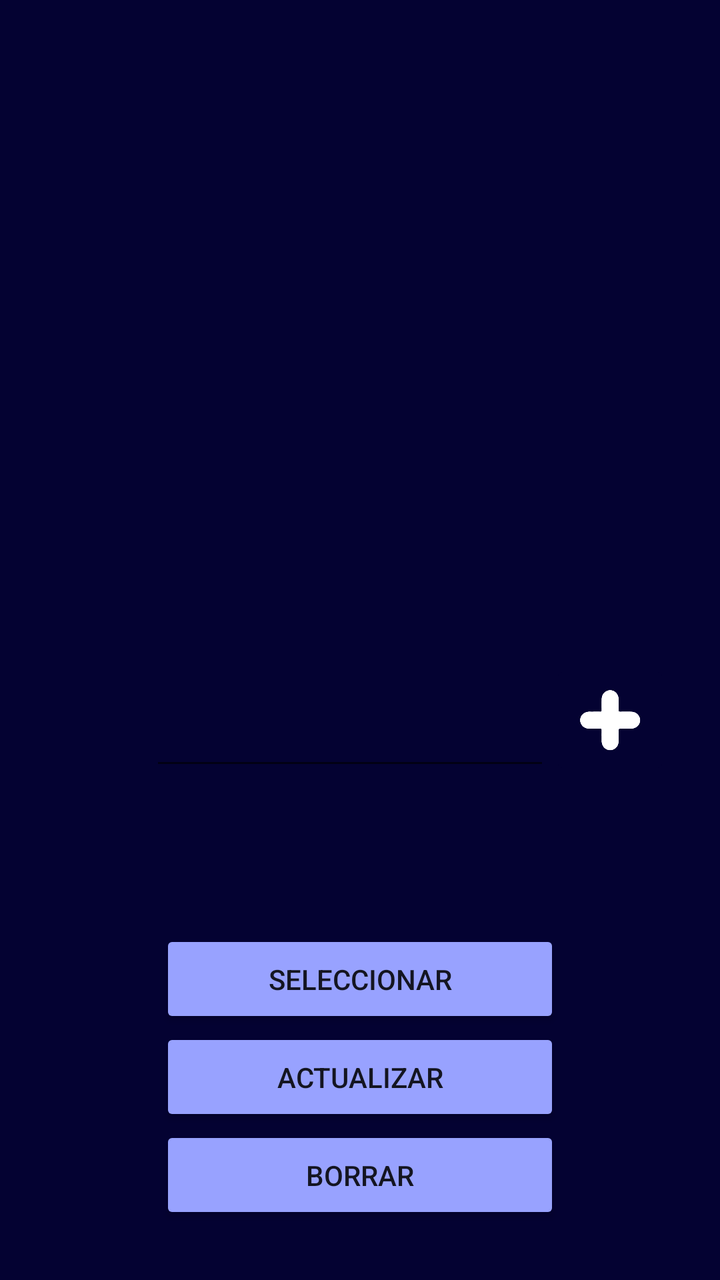
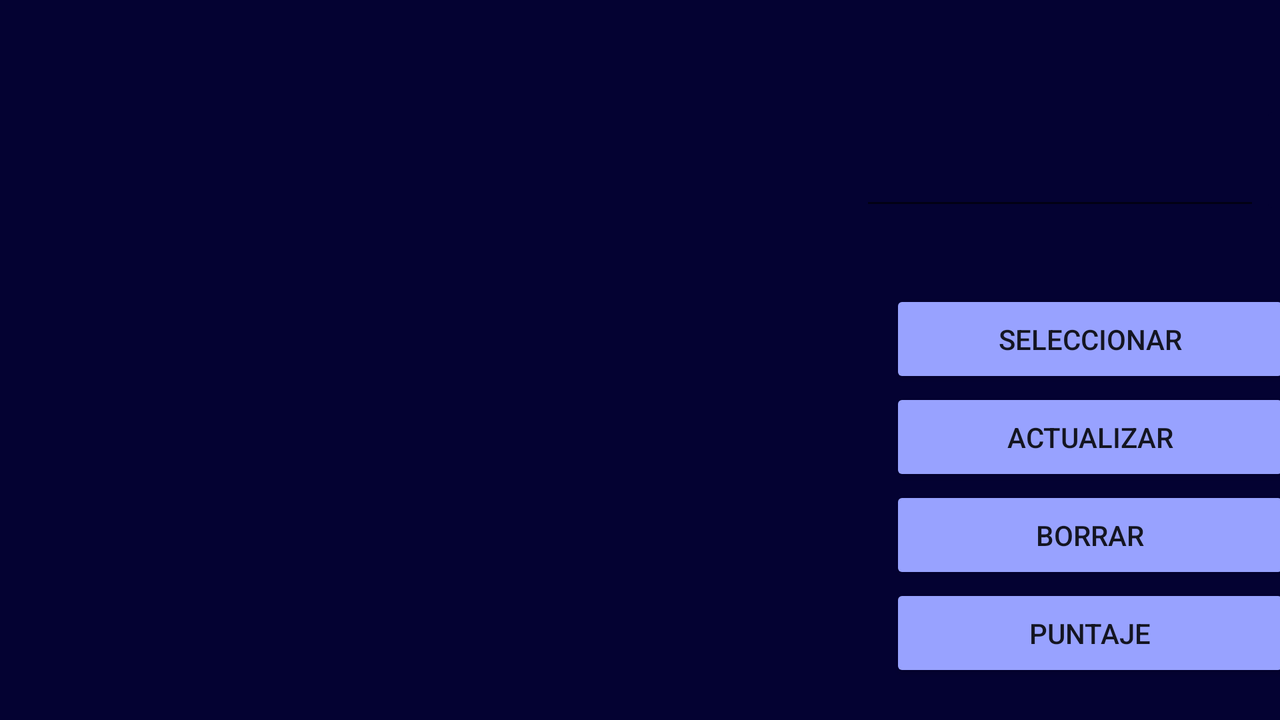

Two renders of one Android screen. The first uses the default layout on a phone; the second uses the alternative layout the repository ships for a different screen configuration, on a matching device. The two XML files are below.
<!-- AndroidManifest.xml: application theme Theme.QuizApp_Arttis -->
<!-- res/layout/activity_user.xml -->
<?xml version="1.0" encoding="utf-8"?>
<LinearLayout xmlns:android="http://schemas.android.com/apk/res/android"
    android:layout_width="match_parent"
    android:layout_height="match_parent"
    android:background="#040232"
    android:orientation="vertical"
    android:layout_gravity="center">

    <ListView
        android:id="@+id/users_list"
        android:layout_width="match_parent"
        android:layout_height="300dp"
        android:layout_marginTop="10dp"
        android:layout_margin="10dp">

    </ListView>

    <LinearLayout
        android:layout_width="match_parent"
        android:layout_height="wrap_content"
        android:gravity="center"
        android:layout_marginTop="10dp"
        android:layout_marginRight="20dp">

        <EditText
            android:id="@+id/user_name"
            android:layout_marginLeft="70dp"
            android:layout_width="200dp"
            android:layout_height="60dp"
            android:textColor="@color/white">

        </EditText>

        <ImageButton
            android:id="@+id/add_user_button"
            android:layout_width="60dp"
            android:layout_height="60dp"
            android:scaleType="fitCenter"
            android:src="@drawable/add"
            android:backgroundTint="#040232" />

    </LinearLayout>

    <LinearLayout
        android:layout_width="match_parent"
        android:layout_height="wrap_content"
        android:orientation="vertical"
        android:gravity="center"
        android:layout_marginTop="40dp"
        >

        <TextView
            android:id="@+id/active_user"
            android:textSize="20dp"
            android:layout_width="200dp"
            android:layout_height="25dp"
            android:layout_marginBottom="10dp"
            android:textColor="@color/white">
        </TextView>

        <Button
            android:id="@+id/select_button"
            android:layout_width="200dp"
            android:layout_height="wrap_content"
            android:padding="15dp"
            android:backgroundTint="#98A2FF"
            android:text="@string/select" >

        </Button>

        <Button
            android:id="@+id/update_button"
            android:layout_width="200dp"
            android:layout_height="wrap_content"
            android:padding="15dp"
            android:backgroundTint="#98A2FF"
            android:text="@string/edit">

        </Button>

        <Button
            android:id="@+id/delete_button"
            android:layout_width="200dp"
            android:layout_height="wrap_content"
            android:padding="15dp"
            android:backgroundTint="#98A2FF"
            android:text="@string/delete">

        </Button>

    </LinearLayout>

</LinearLayout>
<!-- resources referenced by this layout -->
<resources>
  <!-- drawable add: png bitmap (drawable, 3022 bytes) -->
  <string name="delete">Borrar</string>
  <string name="edit">Actualizar</string>
  <string name="select">Seleccionar</string>
  <style name="Theme.QuizApp_Arttis" parent="Theme.MaterialComponents.DayNight.DarkActionBar">
          
          <item name="colorPrimary">@color/purple_500</item>
          <item name="colorPrimaryVariant">@color/purple_700</item>
          <item name="colorOnPrimary">@color/white</item>
          
          <item name="colorSecondary">@color/teal_200</item>
          <item name="colorSecondaryVariant">@color/teal_700</item>
          <item name="colorOnSecondary">@color/black</item>
          
          <item name="android:statusBarColor" tools:targetApi="l">?attr/colorPrimaryVariant</item>
          
      </style>
</resources>
<!-- res/layout-land/activity_user.xml (the author's variant of the layout above) -->
<!-- drawn on the phone turned sideways -->
<?xml version="1.0" encoding="utf-8"?>
<LinearLayout xmlns:android="http://schemas.android.com/apk/res/android"
    android:layout_width="match_parent"
    android:layout_height="match_parent"
    android:background="#040232"
    android:orientation="horizontal"
    android:layout_gravity="center">

    <ListView
        android:id="@+id/users_list"
        android:layout_width="350dp"
        android:layout_height="match_parent"
        android:layout_marginTop="10dp"
        android:layout_margin="10dp">

    </ListView>

    <ScrollView
        android:layout_width="350dp"
        android:layout_height="match_parent"
        android:orientation="vertical">

        <LinearLayout
            android:layout_width="match_parent"
            android:layout_height="wrap_content"
            android:orientation="vertical"
            android:gravity="center"
            android:layout_marginTop="40dp">

            <LinearLayout
                android:layout_width="match_parent"
                android:layout_height="wrap_content"
                android:gravity="center"
                android:layout_marginTop="10dp"
                android:layout_marginRight="20dp">

                <EditText
                    android:id="@+id/user_name"
                    android:layout_marginLeft="70dp"
                    android:layout_width="200dp"
                    android:layout_height="60dp"
                    android:textColor="@color/white">

                </EditText>

                <ImageButton
                    android:id="@+id/add_user_button"
                    android:layout_width="60dp"
                    android:layout_height="60dp"
                    android:scaleType="fitCenter"
                    android:src="@drawable/add"
                    android:backgroundTint="#040232" />

            </LinearLayout>

            <TextView
                android:id="@+id/active_user"
                android:textSize="20dp"
                android:layout_width="200dp"
                android:layout_height="25dp"
                android:layout_marginBottom="10dp"
                android:textColor="@color/white">
            </TextView>

            <Button
                android:id="@+id/select_button"
                android:layout_width="200dp"
                android:layout_height="wrap_content"
                android:padding="15dp"
                android:backgroundTint="#98A2FF"
                android:text="@string/select" >

            </Button>

            <Button
                android:id="@+id/update_button"
                android:layout_width="200dp"
                android:layout_height="wrap_content"
                android:padding="15dp"
                android:backgroundTint="#98A2FF"
                android:text="@string/edit">

            </Button>

            <Button
                android:id="@+id/delete_button"
                android:layout_width="200dp"
                android:layout_height="wrap_content"
                android:padding="15dp"
                android:backgroundTint="#98A2FF"
                android:text="@string/delete">

            </Button>

            <Button
                android:id="@+id/points_button"
                android:layout_width="200dp"
                android:layout_height="wrap_content"
                android:padding="15dp"
                android:backgroundTint="#98A2FF"
                android:text="@string/puntajePerfil">

            </Button>

            <TextView
                android:layout_width="wrap_content"
                android:layout_height="50dp"/>

        </LinearLayout>
    </ScrollView>

</LinearLayout>
<!-- resources referenced by the variant -->
<!-- as the phone turned sideways resolves them -->
<resources>
  <!-- drawable add: png bitmap (drawable, 3022 bytes) -->
  <string name="delete">Borrar</string>
  <string name="edit">Actualizar</string>
  <string name="puntajePerfil">Puntaje</string>
  <string name="select">Seleccionar</string>
  <style name="Theme.QuizApp_Arttis" parent="Theme.MaterialComponents.DayNight.DarkActionBar">
          
          <item name="colorPrimary">@color/purple_500</item>
          <item name="colorPrimaryVariant">@color/purple_700</item>
          <item name="colorOnPrimary">@color/white</item>
          
          <item name="colorSecondary">@color/teal_200</item>
          <item name="colorSecondaryVariant">@color/teal_700</item>
          <item name="colorOnSecondary">@color/black</item>
          
          <item name="android:statusBarColor" tools:targetApi="l">?attr/colorPrimaryVariant</item>
          
      </style>
</resources>
